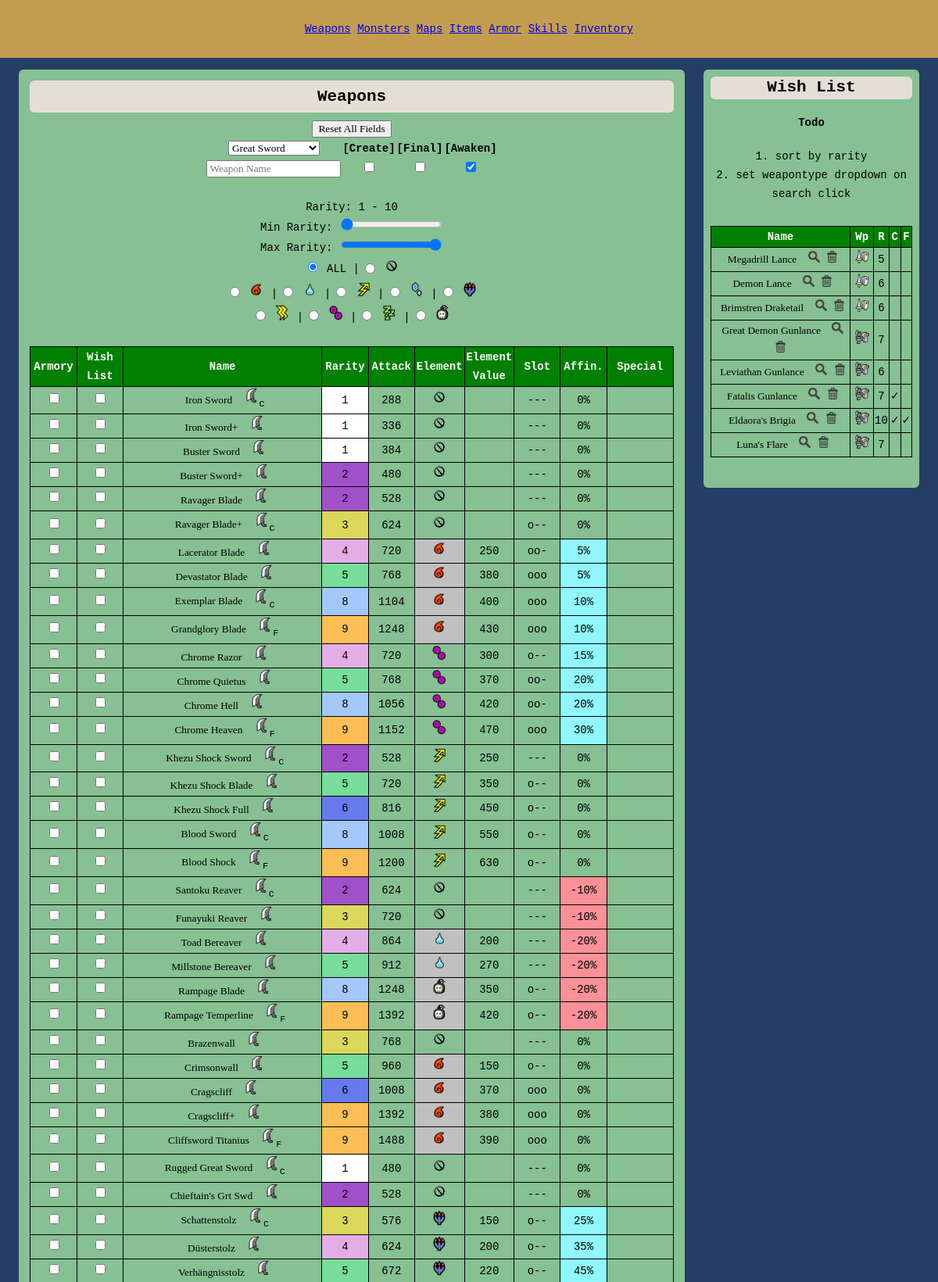
The page / (upper part) on the database its author committed.
### tables this page shows
CREATE TABLE IF NOT EXISTS `weapondata` (
  `id` int(5) NOT NULL,
  `parentId` int(5) NOT NULL,
  `weaponTypeId` int(5) NOT NULL,
  `name` varchar(80) NOT NULL,
  `attack` int(5) NOT NULL,
  `element` varchar(3) NOT NULL,
  `elementValue` int(5) DEFAULT NULL,
  `created` int(1) NOT NULL,
  `final` int(1) NOT NULL,
  `slot` int(1) NOT NULL,
  `rare` int(2) NOT NULL,
  `affinity` decimal(2,2) NOT NULL,
  `defense` int(3) DEFAULT NULL,
  `special` varchar(40) DEFAULT NULL,
  `awaken` int(1) NOT NULL,
  `red` int(3) NOT NULL,
  `orange` int(3) NOT NULL,
  `yellow` int(3) NOT NULL,
  `green` int(3) NOT NULL,
  `blue` int(3) NOT NULL,
  `white` int(3) NOT NULL,
  `purple` int(3) NOT NULL,
  `redPlus` int(3) NOT NULL,
  `orangePlus` int(3) NOT NULL,
  `yellowPlus` int(3) NOT NULL,
  `greenPlus` int(3) NOT NULL,
  `bluePlus` int(3) NOT NULL,
  `whitePlus` int(3) NOT NULL,
  `purplePlus` int(3) NOT NULL,
  `own` int(1) NOT NULL,
  `hierarchy` varchar(3000) NOT NULL,
  PRIMARY KEY (`id`)
);

CREATE TABLE IF NOT EXISTS `wishlist` (
  `id` int(5) NOT NULL,
  `weaponTypeId` int(5) NOT NULL,
  `name` varchar(80) NOT NULL,
  `created` int(1) NOT NULL,
  `final` int(1) NOT NULL,
  `rare` int(2) NOT NULL,
  PRIMARY KEY (`id`),
  UNIQUE KEY `id` (`id`),
  UNIQUE KEY `name` (`name`)
);

### assets/modules/weapons/vars.php (called while the page is built, shortened)
<?php
    if(isset($_POST['postCheck'])) {
        if(isset($_POST['weaponPath'])){
            $weaponPath=$_POST['weaponPath'];
        } else {
            $weaponPath=null;
        }
        if($_POST['createShow']==1){ $createCheck='checked'; $createFilter=1;
        } else { $createCheck=''; $createFilter=0;}
        if($_POST['finalShow']==1){ $finalCheck='checked'; $finalFilter=1;
        } else { $finalCheck=''; $finalFilter=0;}
        if($_POST['awakenShow']==1){ $awakenCheck='checked'; $awakenFilter=1;
        } else { $awakenCheck=''; $awakenFilter=0;}
        if(isset($_POST['searchClick'])){
            $weaponSearch=str_replace('\'','&#39;',$_POST['searchClick']);
        } else {$weaponSearch=str_replace('\'','&#39;',$_POST['weaponName']);}
        if(isset($_POST['weaponImage'])) {
            $weaponType=$_POST['weaponImage'];
        } else {$weaponType=$_POST['weaponType'];
        }
        if(isset($_POST['minRaritySelect'])) {
            $minRaritySelect=$_POST['minRaritySelect'];
            $maxRaritySelect=$_POST['maxRaritySelect'];
        } else {
            $minRaritySelect=1;
            $maxRaritySelect=10;
        }
        if(isset($_POST['elementImage'])) {
            $elemFilter=$_POST['elementImage'];
        } else {
            $elemFilter=$_POST['elem'];
        }
        switch($elemFilter) {
            case "%": $allCheck = "checked"; break;
            case "RAW": $rawCheck = "checked"; break;
            case "FIR": $firCheck = "checked"; break;
            case "WAT": $watCheck = "checked"; break;
            case "THU": $thuCheck = "checked"; break;
            case "ICE": $iceCheck = "checked"; break;
            case "DRA": $draCheck = "checked"; break;
            case "PAR": $parCheck = "checked"; break;
            case "POI": $poiCheck = "checked"; break;
            case "SLE": $sleCheck = "checked"; break;
            case "BLA": $blaCheck = "checked"; break;
        }
    } else {
        $createFilter=0;
        $finalFilter=0;
        $weaponSearch=null;
        $weaponType=1;
        $minRaritySelect=1;
        $maxRaritySelect=10;
        $elemFilter='%';
    }
?>

### assets/modules/weapons/query.php (called while the page is built)
<?php
    $weaponSearch=str_replace('\'','&#39;',$weaponSearch);
    $sql = 'SELECT *
            FROM weapondata
            WHERE instr(name,"' . $weaponSearch . '")>0
            AND rare BETWEEN ' . $minRaritySelect . ' AND ' . $maxRaritySelect . '
            AND element LIKE \'%' . $elemFilter . '%\'
            AND (' . $createFilter . '=0 OR created=' . $createFilter .')
            AND (' . $finalFilter . '=0 OR final=' . $finalFilter . ')
            AND (0=' . $weaponType . ' OR weapontypeid=' . $weaponType . ')
            ORDER BY id';
    $result = mysqli_query($mysqli,$sql) or die(mysqli_error($mysqli) . '; weapon table error');
?>

### assets/modules/weapons/table.php (the view, shortened to what this page needs)
<table class='data weaponTable'>
    <tr class='dataTh'>
        <th style='width: 7%;'>Armory</th>
        <th style='width: 7%;'>Wish<br>List</th>
        <th style='width: 30%;'>Name</th>
        <th style='width: 7%;'>Rarity</th>
        <th style='width: 7%;'>Attack</th>
        <th style='width: 7%;'>Element</th>
        <th style='width: 7%;'>Element Value</th>
        <th style='width: 7%;'>Slot</th>
        <th style='width: 7%;'>Affin.</th>
        <th style='width: 10%;'>Special</th>
    </tr>
    <?php
        while($weaponsRow=mysqli_fetch_array($result))
        {
            require('assets/modules/weapons/parameter_prep.php');
            echo("<tr>")
                ."<input type='hidden' value='0' name='own" . $weaponsRow['id'] . "'/>"
                ."<input type='hidden' value='0' name='wish" . $weaponsRow['id'] . "'/>"
                ."<td><center><input type='checkbox' value='1' name='own" . $weaponsRow['id'] . "' onchange='this.form.submit()' class='checkbox'/></center>"
                ."<td><center><input type='checkbox' value='1'  name='wish" . $weaponsRow['id'] . "' onchange='this.form.submit()' class='checkbox'/></center>"
                .'<td><input type="submit" name="weaponPath" value="'.$weaponsRow['name'].'" class="button" > <input type="image" name="weaponImage" value='.$weaponsRow['weaponTypeId'].' src=assets/resources/weapons/'.$weaponsRow['weaponTypeId'].'.png height="20" width="20">'.$createFlag . $finalFlag
                ."<td BGCOLOR='$rareColorsRow[color]'><center>$weaponsRow[rare]</center>"
                ."<td><center>$weaponsRow[attack]</center></td>"
                ."<td BGCOLOR='$elemBg'><center><input type ='image' name='elementImage' value=$elemType src=assets/resources/elements/$elemType.png height='20' width='20'></center></td>"
                ."<td><center>$elemValue</center></td>"
                ."<td><center>$slot</center></td>"
                ."<td BGCOLOR='$affinityBg'><center>$affinity%</center></td>"
                ."<td>$weaponsRow[special]</td>"
                ;
        }
    ?>
</table>

### assets/modules/weapons/parameter_prep.php (shortened to what this page needs)
<?php
    switch($weaponsRow['slot']) {
        case "0": $slot = "---"; break;
        case "1": $slot = "o--"; break;
        case "2": $slot = "oo-"; break;
        case "3": $slot = "ooo"; break;}
    if ($weaponsRow['awaken']==1) {$elemBg = '#CGCGCG';
    } else {$elemBg = null;}
    if ($weaponsRow['affinity']<0) {$affinityBg = '#FC9097';
    } elseif($weaponsRow['affinity']>0) {$affinityBg = '#90F8FC';
    } else {$affinityBg = null;}
    $affinity=$weaponsRow['affinity']*100;
    $sql = 'SELECT color
            FROM rarecolors
            WHERE rare=' . $weaponsRow['rare'];
    $colorResult = mysqli_query($mysqli,$sql) or die(mysqli_error($mysqli) . '; color table error');
    $rareColorsRow=mysqli_fetch_array($colorResult);
    if ($weaponsRow['created']==1) {$createFlag = '<sub>C</sub>';
    } else {$createFlag = null;}
    if ($weaponsRow['final']==1) {$finalFlag = '<sub>F</sub>';
    } else {$finalFlag = null;}
    if ($awakenFilter==1){
        $elemType=$weaponsRow['element'];
        $elemValue=$weaponsRow['elementValue'];
    }
?>

### assets/modules/weapons/wishlist.php
<H2>Wish List</H2>
<H4>Todo</H4>
1. sort by rarity<br>
2. set weapontype dropdown on search click<br>
<br>
<?php
    $sql = 'SELECT *
            FROM wishlist';
    $wishlistTableResult = mysqli_query($mysqli,$sql) or die(mysqli_error($mysqli) . '; wishlist table error');
?>
<table class='data wish'>
    <tr class='dataTh'>
        <th style='width: 82%;'>Name</th>
        <th style='width: 15%;'>Wp</th>
        <th style='width: 1%;'>R</th>
        <th style='width: 1%;'>C</th>
        <th style='width: 1%;'>F</th>
    </tr>
    <?php
        while($row=mysqli_fetch_array($wishlistTableResult))
        {
            if($row['created']==1){
                $created='&#x2713;';
            } else {
                $created='';
            }
            if($row['final']==1){
                $final='&#x2713;';
            } else {
                $final='';
            }
            echo("<tr>")
                .'<td>
                <input type="submit" name="weaponPath" value="'.$row['name'].'" class="button" > '
                . " <input type='image' name='searchClick' onclick = 'this.form.submit()' src=assets/resources/ui/search.png height='15' width='15'  value='".$row['name']."'>"
                . " <input type='image' name='armoryDelete' onclick = 'this.form.submit()' src=assets/resources/ui/delete.png height='15' width='15' value=".$row['id'].">
                </td>"
                .'<td><img src=assets/resources/weapons/'.$row['weaponTypeId'].'.png height="20" width="20"></td>'
                .'<td>'.$row['rare'].'</td>'
                .'<td>'.$created.'</td>'
                .'<td>'.$final.'</td>';
        }
    ?>
</table>

### assets/stylesheets/main.css (style rules this page uses)
html, body { margin:0; height:100%; font: 14px/24px "Source Code Pro", Inconsolata, "Lucida Console", Terminal, "Courier New", Courier; background:#253E66; }
h2 { background:#E3DFD7; border-radius: 6px; padding: 1%; margin: 1%; }
img { max-width: 96%; }
input, select { font-family: Lucida Console; }
.weaponTable { width: 100%; }
.data, th, td { border: 1px solid black; max-width:98%; margin: 0 1%; border-collapse: collapse; margin-left:auto; margin-right:auto; }
.wish { min-width:98%; margin-bottom:5%; margin-top: 2%; }
.dataTh { background-color: green; color: white; }
#navigation { background:#C29D4E; padding: 25px; margin-bottom:15px; text-align: center; }
.button { border:none; background:#86C093; }

### rows shown on the page
weapondata: weaponPath "Iron Sword", created "C", rare "1", attack "288", slot "---", affinity "0"
weapondata: weaponPath "Iron Sword+", rare "1", attack "336", slot "---", affinity "0"
weapondata: weaponPath "Buster Sword", rare "1", attack "384", slot "---", affinity "0"
weapondata: weaponPath "Buster Sword+", rare "2", attack "480", slot "---", affinity "0"
weapondata: weaponPath "Ravager Blade", rare "2", attack "528", slot "---", affinity "0"
weapondata: weaponPath "Ravager Blade+", created "C", rare "3", attack "624", slot "o--", affinity "0"
weapondata: weaponPath "Lacerator Blade", rare "4", attack "720", elementValue "250", slot "oo-", affinity "5"
weapondata: weaponPath "Devastator Blade", rare "5", attack "768", elementValue "380", slot "ooo", affinity "5"
weapondata: weaponPath "Exemplar Blade", created "C", rare "8", attack "1104", elementValue "400", slot "ooo", affinity "10"
weapondata: weaponPath "Grandglory Blade", final "F", rare "9", attack "1248", elementValue "430", slot "ooo", affinity "10"
weapondata: weaponPath "Chrome Razor", rare "4", attack "720", elementValue "300", slot "o--", affinity "15"
weapondata: weaponPath "Chrome Quietus", rare "5", attack "768", elementValue "370", slot "oo-", affinity "20"
weapondata: weaponPath "Chrome Hell", rare "8", attack "1056", elementValue "420", slot "oo-", affinity "20"
weapondata: weaponPath "Chrome Heaven", final "F", rare "9", attack "1152", elementValue "470", slot "ooo", affinity "30"
weapondata: weaponPath "Khezu Shock Sword", created "C", rare "2", attack "528", elementValue "250", slot "---", affinity "0"
weapondata: weaponPath "Khezu Shock Blade", rare "5", attack "720", elementValue "350", slot "o--", affinity "0"
weapondata: weaponPath "Khezu Shock Full", rare "6", attack "816", elementValue "450", slot "o--", affinity "0"
weapondata: weaponPath "Blood Sword", created "C", rare "8", attack "1008", elementValue "550", slot "o--", affinity "0"
weapondata: weaponPath "Blood Shock", final "F", rare "9", attack "1200", elementValue "630", slot "o--", affinity "0"
weapondata: weaponPath "Santoku Reaver", created "C", rare "2", attack "624", slot "---", affinity "-10"
weapondata: weaponPath "Funayuki Reaver", rare "3", attack "720", slot "---", affinity "-10"
weapondata: weaponPath "Toad Bereaver", rare "4", attack "864", elementValue "200", slot "---", affinity "-20"
weapondata: weaponPath "Millstone Bereaver", rare "5", attack "912", elementValue "270", slot "---", affinity "-20"
weapondata: weaponPath "Rampage Blade", rare "8", attack "1248", elementValue "350", slot "o--", affinity "-20"
weapondata: weaponPath "Rampage Temperline", final "F", rare "9", attack "1392", elementValue "420", slot "o--", affinity "-20"
weapondata: weaponPath "Brazenwall", rare "3", attack "768", slot "---", affinity "0"
weapondata: weaponPath "Crimsonwall", rare "5", attack "960", elementValue "150", slot "o--", affinity "0"
weapondata: weaponPath "Cragscliff", rare "6", attack "1008", elementValue "370", slot "ooo", affinity "0"
weapondata: weaponPath "Cragscliff+", rare "9", attack "1392", elementValue "380", slot "ooo", affinity "0"
weapondata: weaponPath "Cliffsword Titanius", final "F", rare "9", attack "1488", elementValue "390", slot "ooo", affinity "0"
weapondata: weaponPath "Rugged Great Sword", created "C", rare "1", attack "480", slot "---", affinity "0"
weapondata: weaponPath "Chieftain's Grt Swd", rare "2", attack "528", slot "---", affinity "0"
weapondata: weaponPath "Schattenstolz", created "C", rare "3", attack "576", elementValue "150", slot "o--", affinity "25"
weapondata: weaponPath "Düsterstolz", rare "4", attack "624", elementValue "200", slot "o--", affinity "35"
weapondata: weaponPath "Verhängnisstolz", rare "5", attack "672", elementValue "220", slot "o--", affinity "45"
wishlist: weaponPath "Megadrill Lance", rare "5"
wishlist: weaponPath "Demon Lance", rare "6"
wishlist: weaponPath "Brimstren Draketail", rare "6"
wishlist: weaponPath "Great Demon Gunlance", rare "7"
wishlist: weaponPath "Leviathan Gunlance", rare "6"
wishlist: weaponPath "Fatalis Gunlance", rare "7", created "✓"
wishlist: weaponPath "Eldaora's Brigia", rare "10", created "✓", final "✓"
wishlist: weaponPath "Luna's Flare", rare "7"

### other values the page prints
$minRaritySelect "1"
$maxRaritySelect "10"
form field weaponType "Great Sword"
